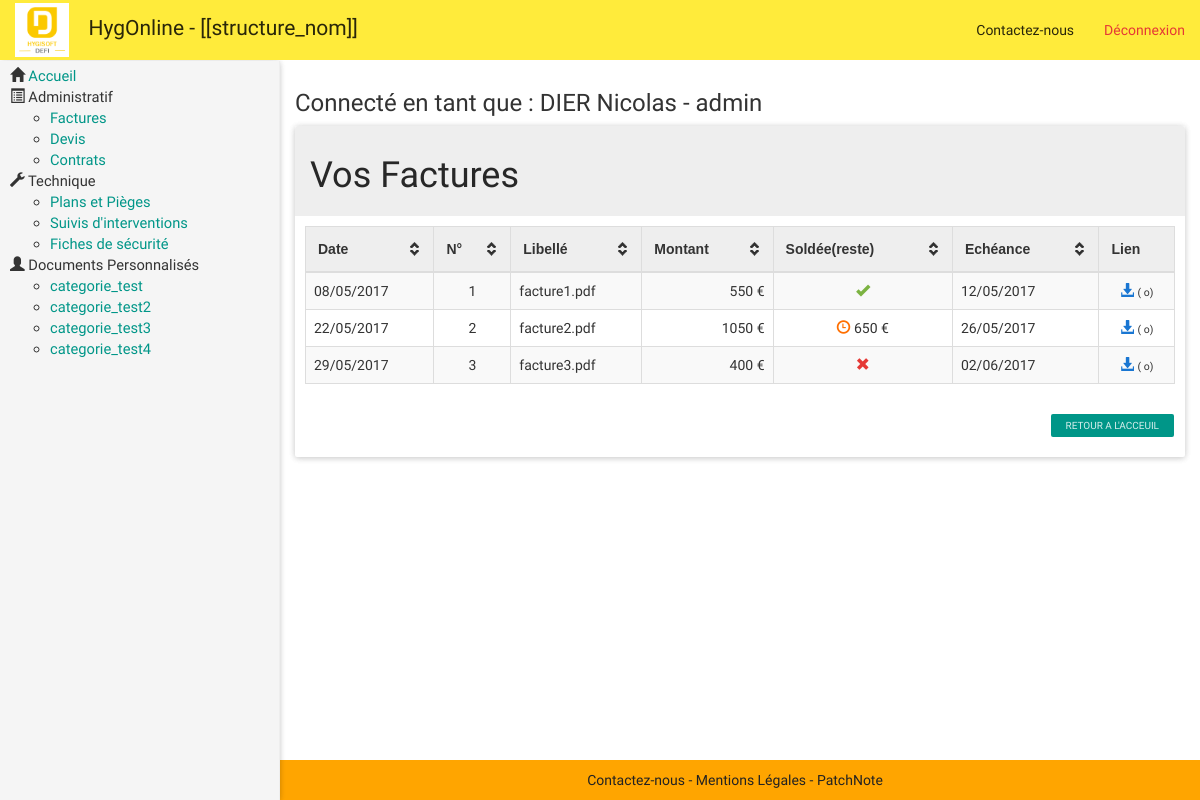
Page /hygonline_v2/public/index.php?page=fichier&categ=facture (signed in) on the committed database.
### tables this page shows
CREATE TABLE `categories_perso` (
  `id_categ` int(11) NOT NULL,
  `libelle` varchar(100) NOT NULL,
  `html_header` text NOT NULL,
  `html_footer` text NOT NULL
);

CREATE TABLE `factures` (
  `id_facture` int(11) NOT NULL,
  `id_contrat` int(11) DEFAULT NULL,
  `id_client` int(11) NOT NULL,
  `date_facture` date NOT NULL,
  `montant_facture` decimal(10,0) NOT NULL,
  `nom_facture` varchar(100) NOT NULL,
  `echeance_facture` date NOT NULL,
  `est_soldee` tinyint(1) NOT NULL,
  `reste` decimal(10,0) DEFAULT NULL,
  `numero_facture` int(11) DEFAULT NULL,
  `lien` varchar(100) NOT NULL
);

### hygonline_v2/src/requete_sql.php (called while the page is built, shortened)
<?php
	function get_db(){
		if(APPLICATION_ENV == 'production') {
			$db = new PDO('mysql:host=localhost;dbname=hyg_dev2', 'hyg_dev', 'XRcD3]+b438q_Dc');
		} else {
			$db = new PDO('mysql:host=localhost;dbname=hyg_dev2', 'root', '');
		}
		return $db;
}
function getFichier($file_type, $client_id, $name=null){
	$db = get_db();
	switch ($file_type) {
		case 'facture':
			$sql = "SELECT factures.*,
					DATE_FORMAT(`date_facture`, '%d/%m/%Y') AS `disp_date_facture`,
					DATE_FORMAT(`echeance_facture`, '%d/%m/%Y') AS `disp_echeance_facture`
					FROM factures, contrats, clients
					WHERE factures.id_contrat = contrats.id_contrat
					AND contrats.id_client = clients.id_client
					AND clients.id_client = :client_id";
			break;
	}
	$stmt = $db->prepare($sql);
	$stmt->bindValue('client_id', $client_id, PDO::PARAM_INT);
	$stmt->execute();
	$data = $stmt->fetchAll(PDO::FETCH_ASSOC);
	return $data;
}
function get_Categories_Perso(){
	$db = get_db();
	$sql = "SELECT * FROM categories_perso";
	$stmt = $db->prepare($sql);
	$stmt->execute();
	$data = $stmt->fetchAll(PDO::FETCH_ASSOC);
	return $data;
}
function taille_fichier($file){
	$filepath = APPLICATION_PATH . "/../docs/" . $file;
	$taille = filesize($filepath);
	if ($taille >= 1048576){
		$taille = round($taille / 1048576 * 100) / 100 . " Mo";
	}
	elseif ($taille >= 1024){
		$taille = round($taille / 1024 * 100) / 100 . " Ko";
	}
	else{
		$taille = $taille . " o";
	}
	return $taille;
}
?>

### hygonline_v2/src/doc_type/facture.php (the view)
<div class="panel panel-default">
	<div class="panel-heading">
		<h1 class="Fleft">Vos Factures</h1>
		<div class="clearfix"></div>
	</div>
	<div style="padding: 10px;" class="panel-body">
	<table class="table table-striped table-hover tablesorter">
		<thead>
			<tr>
				<th>Date</th>
				<th>N°</th>
				<th>Libellé</th>
				<th>Montant</th>
				<th>Soldée(reste)</th>
				<th>Echéance</th>
				<th class="lien">Lien</th>
			</tr>
		</thead>
		<tbody>
		<?php $fichier =  getFichier('facture', $_SESSION['user']['id_client']); ?>
			<?php foreach ($fichier as $indice => $facture) :?>
				<tr>
					<td class="Tleft"> <?php echo $facture['disp_date_facture']; ?> </td>
					<td class="Tcenter"> <?php echo $facture['numero_facture']; ?> </td>
					<td class="Tleft"> <?php echo $facture['nom_facture']; ?> </td>
					<td class="Tright"> <?php echo $facture['montant_facture'] . " €"; ?> </td>
					<td class="Tcenter">
						<?php
							if ($facture['est_soldee'] == 0) {
								echo '<i class="glyphicon glyphicon-remove danger"></i>';
							}
							elseif ($facture['est_soldee'] == 2) {
								echo '<i class="glyphicon glyphicon-ok success"></i>';
							}
							else{
								echo '<i class="glyphicon glyphicon-time warning"></i>';
								if ($facture['reste']) {
									echo " " . $facture['reste'] . " €";
								}
							}
						?>
					</td>
					<td class="Tleft"> <?php echo $facture['disp_echeance_facture']; ?> </td>
					<td class="Tcenter"> <?php
						$type = "facture";
						$size = taille_fichier($facture['lien']);
						echo '<a href="./download.php?file='.$facture['id_facture'].'&type='. $type .'" target="_blank"><i class="glyphicon glyphicon-download-alt info"></i></a> <span style="font-size: 75%;">(' . $size . ')</span>';
					?>
					</td>
				</tr>
			<?php endforeach; ?>
		</tbody>
	</table>
	<a href='index.php' class="btn btn-xs btn-primary Fright">Retour a l'acceuil</a>
	</div>
</div>

### hygonline_v2/src/block/sidebar.php
<div id="sidebar-wrapper">
	<ul style="font-size: 105%;" class="nav sidebar-nav">
		<li>
			<span class='glyphicon glyphicon-home'></span>
			<span><a href='index.php' class='title'>Accueil</a></span>
		</li>
		<?php if ($_SESSION['user']['role']== "admin" || $_SESSION['user']['role'] == "comptable"): ?>
			<li>
				<span class="glyphicon glyphicon-list-alt"></span>
				<span class="title">Administratif</span>
			</li>
			<ul>
				<li><a href='index.php?page=fichier&categ=facture'>Factures</a></li>
				<li><a href='index.php?page=fichier&categ=devis'>Devis</a></li>
				<li><a href='index.php?page=fichier&categ=contrat'>Contrats</a></li>
			</ul>
		<?php endif; ?>
		<?php if ($_SESSION['user']['role'] == "admin" || $_SESSION['user']['role'] == "technicien"): ?>
			<li>
				 <span class='glyphicon glyphicon-wrench'></span>
				 <span class='title'>Technique</span>
			 </li>
			<ul>
				<li><a href='index.php?page=fichier&categ=plan'>Plans et Pièges</a></li>
				<li><a href='index.php?page=fichier&categ=interv'>Suivis d'interventions</a></li>
				<li><a href='index.php?page=fichier&categ=fiche'>Fiches de sécurité</a></li>
			</ul>
		<?php endif; ?>
		<li>
			<span class='glyphicon glyphicon-user'></span>
			<span class='title'>Documents Personnalisés</span>
		</li>
		<ul>
			<?php $perso = get_Categories_Perso() ?>
			<?php foreach ($perso as $indice => $categorie) :?>
				<li><a href="index.php?page=perso&id=<?php echo $categorie['id_categ']; ?>"> <?php echo $categorie['libelle']; ?> </a></li>
			<?php endforeach; ?>
		</ul>
	</ul>
</div>

### hygonline_v2/public/assets/css/styles.css (style rules this page uses)
body { padding-top: 60px; }
.table>tbody>tr>td { vertical-align: middle; }
#sidebar-wrapper { position: fixed; top: 61px; bottom: 0; display: block; z-index: 1000; left: 300px; margin-left: -300px; width: 0px; overflow-y: auto; overflow-x: hidden; background-color: #f5f5f5; border-right: 1px solid #eee; -webkit-transition: all 0.4s ease; -moz-transition: all 0.4s ease; -o-transition: all 0.4s ease; transition: all 0.4s ease; box-shadow: 0 1px 6px 0 rgba(0,0,0,.12),0 1px 6px 0 rgba(0,0,0,.12); }
#wrapper.toggled #sidebar-wrapper { width: 280px; padding: 5px 20px 20px 30px; }
.sidebar-nav { width:300px; margin-right: -21px; margin-bottom: 20px; margin-left: -20px; }
.sidebar-nav:last-child { margin-bottom: 0px; }
.success { color: #7CB342 !important; }
.danger { color: #e53935 !important; }
.warning { color: #FF6F00 !important; }
.info { color: #1976D2 !important; }
.Tleft { text-align: left; }
.Tright { text-align: right; }
.Tcenter { text-align: center; }
.Fleft { float: left; }
.Fright { float: right; }

### rows in the picture
categories_perso: libelle "categorie_test"
categories_perso: libelle "categorie_test2"
categories_perso: libelle "categorie_test3"
categories_perso: libelle "categorie_test4"
factures: disp_date_facture "08/05/2017", numero_facture "1", nom_facture "facture1.pdf", montant_facture "550", est_soldee 2 (drawn), disp_echeance_facture "12/05/2017", lien "o"
factures: disp_date_facture "22/05/2017", numero_facture "2", nom_facture "facture2.pdf", montant_facture "1050", reste "650", disp_echeance_facture "26/05/2017", lien "o"
factures: disp_date_facture "29/05/2017", numero_facture "3", nom_facture "facture3.pdf", montant_facture "400", est_soldee 0 (drawn), disp_echeance_facture "02/06/2017", lien "o"

### other values in the picture
$nom_entreprise "[[structure_nom]]"
$_SESSION['user']['nom'] "DIER Nicolas"
$_SESSION['user']['role'] "admin"
